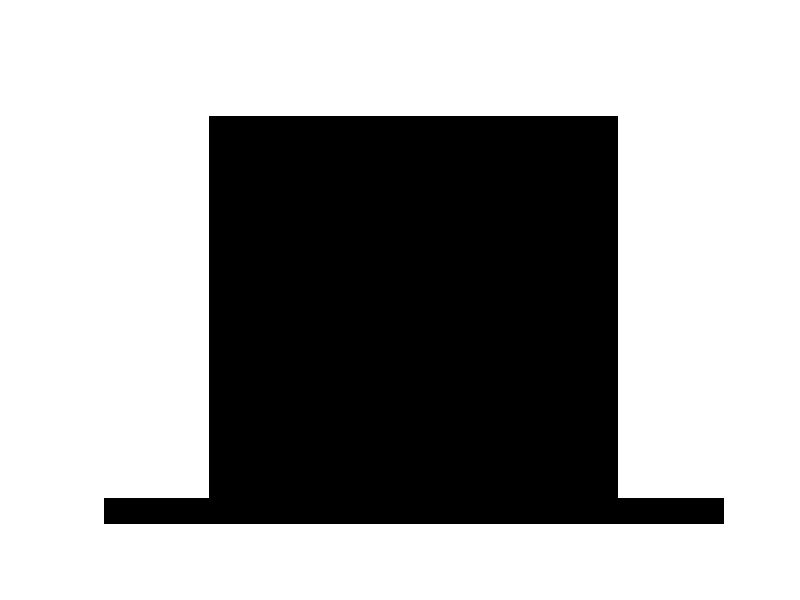

Reproduce this figure in MATLAB.
fi=250;
ff=350;
ci=300;
cf=400;

for i=1:10 %Numero de repeticiones
a=ones(500,700);
for f=fi:ff
    for c=ci:cf
        a(f,c)=0;
    end
end
imshow(a);
pause(1);
fi=fi-20;
ff=ff+20;
ci=ci-20;
cf=cf+20;
end